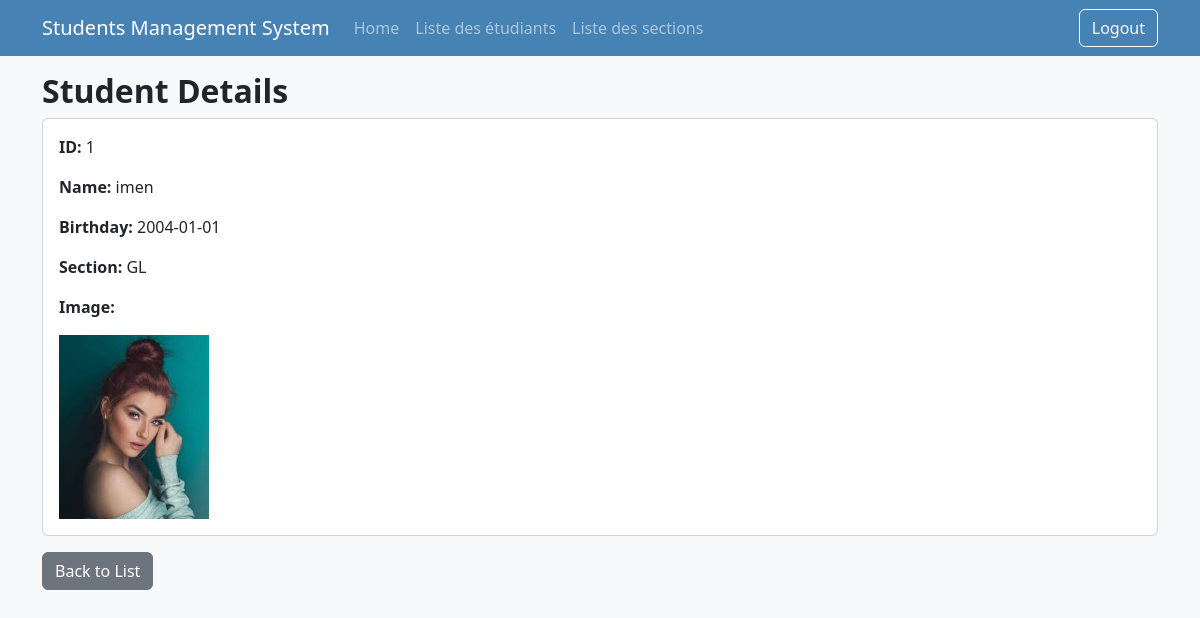
Screenshot of /pages/view_student.php?id=1 (signed in) with the database file from the repository.
### tables this page shows
CREATE TABLE `students` (
  `id` int(11) NOT NULL,
  `name` varchar(100) NOT NULL,
  `birthday` date NOT NULL,
  `image` varchar(255) DEFAULT NULL,
  `section_id` int(11) DEFAULT NULL
);

CREATE TABLE `sections` (
  `id` int(11) NOT NULL,
  `designation` varchar(50) NOT NULL,
  `description` text DEFAULT NULL
);

### classes/Repository.php (called while the page is built, shortened)
<?php
class Repository {
    protected $pdo;
    protected $table;
    public function __construct(PDO $pdo, $table) {
        $this->pdo = $pdo;
        $this->table = $table;
    }
    public function findById($id) {
        $stmt = $this->pdo->prepare("SELECT * FROM {$this->table} WHERE id = ?");
        $stmt->execute([$id]);
        return $stmt->fetch(PDO::FETCH_ASSOC);
    }
}
?>

### pages/view_student.php (the view, shortened to what this page needs)
<?php
require_once '../includes/config.php';
$studentRepo = new Student($pdo);
$sectionRepo = new Section($pdo);
$student = $studentRepo->findById($_GET['id']);
$section = $sectionRepo->findById($student['section_id']);
?>
<?php require_once '../includes/header.php'; ?>
<div class="container mt-3">
    <h2>Student Details</h2>
    <div class="card">
        <div class="card-body">
            <p><strong>ID:</strong> <?= htmlspecialchars($student['id']) ?></p>
            <p><strong>Name:</strong> <?= htmlspecialchars($student['name']) ?></p>
            <p><strong>Birthday:</strong> <?= htmlspecialchars($student['birthday']) ?></p>
            <p><strong>Section:</strong> <?= htmlspecialchars($section['designation']) ?></p>
            <p><strong>Image:</strong></p>
            <img src="../assets/images/<?= htmlspecialchars($student['image']) ?>" alt="Student Image" width="150">
        </div>
    </div>
    <a href="students.php" class="btn btn-secondary mt-3">Back to List</a>
</div>
<?php require_once '../includes/footer.php'; ?>

### assets/css/style.css (style rules this page uses)
body { background-color: #f8f9fa; }
h1, h2 { font-weight: bold; }

### rows the page displays
students: id "1", name "imen", birthday "2004-01-01", image (picture)
sections: designation "GL"
